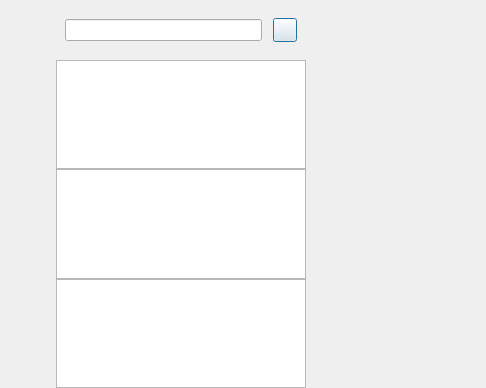
<?xml version="1.0" encoding="UTF-8"?>
<ui version="4.0">
 <class>ChatDialog</class>
 <widget class="QDialog" name="ChatDialog">
  <property name="geometry">
   <rect>
    <x>0</x>
    <y>0</y>
    <width>486</width>
    <height>388</height>
   </rect>
  </property>
  <property name="windowTitle">
   <string>Dialog</string>
  </property>
  <layout class="QHBoxLayout" name="horizontalLayout">
   <property name="spacing">
    <number>0</number>
   </property>
   <property name="leftMargin">
    <number>0</number>
   </property>
   <property name="topMargin">
    <number>0</number>
   </property>
   <property name="rightMargin">
    <number>0</number>
   </property>
   <property name="bottomMargin">
    <number>0</number>
   </property>
   <item>
    <widget class="QWidget" name="side_bar" native="true">
     <property name="sizePolicy">
      <sizepolicy hsizetype="Fixed" vsizetype="Expanding">
       <horstretch>0</horstretch>
       <verstretch>0</verstretch>
      </sizepolicy>
     </property>
     <property name="minimumSize">
      <size>
       <width>56</width>
       <height>0</height>
      </size>
     </property>
     <property name="maximumSize">
      <size>
       <width>56</width>
       <height>16777215</height>
      </size>
     </property>
     <layout class="QVBoxLayout" name="verticalLayout">
      <property name="leftMargin">
       <number>10</number>
      </property>
      <property name="topMargin">
       <number>30</number>
      </property>
      <property name="rightMargin">
       <number>0</number>
      </property>
      <property name="bottomMargin">
       <number>0</number>
      </property>
      <item>
       <widget class="QWidget" name="widget" native="true">
        <layout class="QVBoxLayout" name="verticalLayout_3">
         <property name="spacing">
          <number>30</number>
         </property>
         <property name="leftMargin">
          <number>0</number>
         </property>
         <property name="topMargin">
          <number>0</number>
         </property>
         <property name="rightMargin">
          <number>0</number>
         </property>
         <property name="bottomMargin">
          <number>0</number>
         </property>
         <item>
          <widget class="QLabel" name="side_head_lb">
           <property name="minimumSize">
            <size>
             <width>35</width>
             <height>35</height>
            </size>
           </property>
           <property name="maximumSize">
            <size>
             <width>35</width>
             <height>35</height>
            </size>
           </property>
           <property name="text">
            <string/>
           </property>
          </widget>
         </item>
         <item>
          <widget class="StateWidget" name="side_chat_lb" native="true">
           <property name="minimumSize">
            <size>
             <width>30</width>
             <height>30</height>
            </size>
           </property>
           <property name="maximumSize">
            <size>
             <width>30</width>
             <height>30</height>
            </size>
           </property>
          </widget>
         </item>
         <item>
          <widget class="StateWidget" name="side_contact_lb" native="true">
           <property name="minimumSize">
            <size>
             <width>30</width>
             <height>30</height>
            </size>
           </property>
           <property name="maximumSize">
            <size>
             <width>30</width>
             <height>30</height>
            </size>
           </property>
          </widget>
         </item>
        </layout>
       </widget>
      </item>
      <item>
       <spacer name="verticalSpacer">
        <property name="orientation">
         <enum>Qt::Vertical</enum>
        </property>
        <property name="sizeHint" stdset="0">
         <size>
          <width>20</width>
          <height>40</height>
         </size>
        </property>
       </spacer>
      </item>
     </layout>
    </widget>
   </item>
   <item>
    <widget class="QWidget" name="chat_user_wid" native="true">
     <property name="maximumSize">
      <size>
       <width>250</width>
       <height>16777215</height>
      </size>
     </property>
     <layout class="QVBoxLayout" name="verticalLayout_2">
      <property name="spacing">
       <number>0</number>
      </property>
      <property name="leftMargin">
       <number>0</number>
      </property>
      <property name="topMargin">
       <number>0</number>
      </property>
      <property name="rightMargin">
       <number>0</number>
      </property>
      <property name="bottomMargin">
       <number>0</number>
      </property>
      <item>
       <widget class="QWidget" name="serch_wid" native="true">
        <property name="minimumSize">
         <size>
          <width>0</width>
          <height>60</height>
         </size>
        </property>
        <property name="maximumSize">
         <size>
          <width>16777215</width>
          <height>60</height>
         </size>
        </property>
        <layout class="QHBoxLayout" name="horizontalLayout_2">
         <property name="spacing">
          <number>6</number>
         </property>
         <property name="leftMargin">
          <number>9</number>
         </property>
         <property name="topMargin">
          <number>9</number>
         </property>
         <property name="rightMargin">
          <number>9</number>
         </property>
         <property name="bottomMargin">
          <number>9</number>
         </property>
         <item>
          <widget class="CustomizeEdit" name="search_edit"/>
         </item>
         <item>
          <spacer name="horizontalSpacer">
           <property name="orientation">
            <enum>Qt::Horizontal</enum>
           </property>
           <property name="sizeType">
            <enum>QSizePolicy::Fixed</enum>
           </property>
           <property name="sizeHint" stdset="0">
            <size>
             <width>5</width>
             <height>20</height>
            </size>
           </property>
          </spacer>
         </item>
         <item>
          <widget class="ClickedBtn" name="add_btn">
           <property name="minimumSize">
            <size>
             <width>24</width>
             <height>24</height>
            </size>
           </property>
           <property name="maximumSize">
            <size>
             <width>24</width>
             <height>24</height>
            </size>
           </property>
           <property name="text">
            <string/>
           </property>
          </widget>
         </item>
        </layout>
       </widget>
      </item>
      <item>
       <widget class="ChatUserList" name="chat_user_list"/>
      </item>
      <item>
       <widget class="SearchList" name="search_list"/>
      </item>
      <item>
       <widget class="QListWidget" name="con_user_list"/>
      </item>
     </layout>
    </widget>
   </item>
   <item>
    <widget class="QStackedWidget" name="stackedWidget">
     <widget class="ChatPage" name="chat_page"/>
     <widget class="QWidget" name="friend_apply_page"/>
    </widget>
   </item>
  </layout>
 </widget>
 <customwidgets>
  <customwidget>
   <class>ClickedBtn</class>
   <extends>QPushButton</extends>
   <header location="global">clickedbtn.h</header>
  </customwidget>
  <customwidget>
   <class>CustomizeEdit</class>
   <extends>QLineEdit</extends>
   <header location="global">customizeedit.h</header>
  </customwidget>
  <customwidget>
   <class>ChatUserList</class>
   <extends>QListWidget</extends>
   <header location="global">chatuserlist.h</header>
  </customwidget>
  <customwidget>
   <class>ChatPage</class>
   <extends>QWidget</extends>
   <header>chatpage.h</header>
   <container>1</container>
  </customwidget>
  <customwidget>
   <class>StateWidget</class>
   <extends>QWidget</extends>
   <header location="global">statewidget.h</header>
   <container>1</container>
  </customwidget>
  <customwidget>
   <class>SearchList</class>
   <extends>QListWidget</extends>
   <header>searchlist.h</header>
  </customwidget>
 </customwidgets>
 <resources/>
 <connections/>
</ui>
